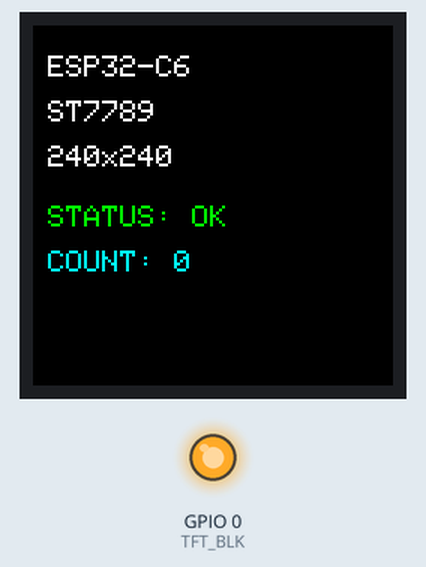
The sketch below on a simulated ESP32-C6. Shown: 240×240 colour display, output pins drawn as LEDs (lit = HIGH). What the sketch prints to the serial monitor is not drawn.

Above: at 1.3 s.
At 3.4 s:
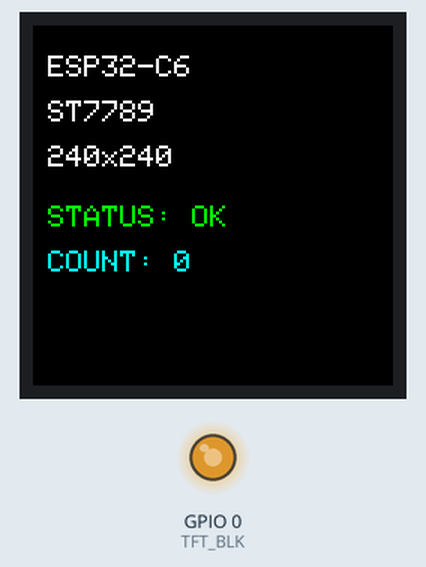
At 21.65 s:
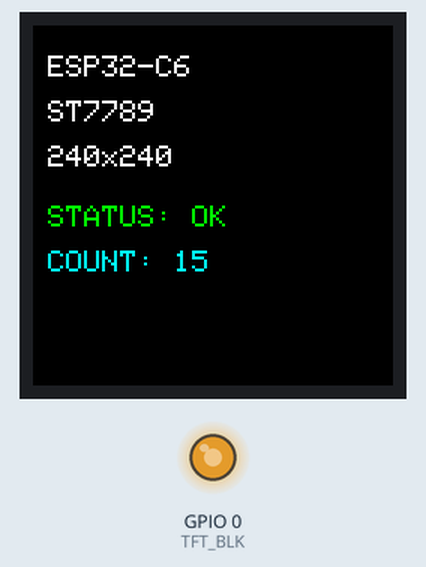
At 39.6 s:
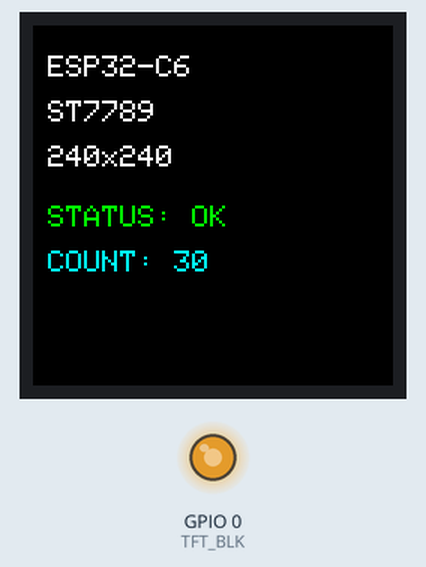
Timing chart, 0 to 40.0 s (numbered marks = the images above):
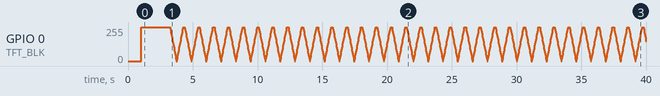

The sketch:

esp32_c6-ssd1306_SPI.ino
```cpp
/*
  TFT ST7789 240x240 (SPI) + ESP32 Super Mini C6
  Аппаратный SPI + управление подсветкой через ШИМ.

  Подключение:
  TFT VCC  -> 3.3V
  TFT GND  -> GND
  TFT SCL  -> GPIO7 (CLK)
  TFT SDA  -> GPIO6 (MOSI)
  TFT RES  -> GPIO4
  TFT DC   -> GPIO15
  TFT BLK  -> GPIO0
  TFT CS   -> не используется (подключите к GND, если есть)
*/

#include <Adafruit_GFX.h>
#include <Adafruit_ST7789.h>
#include <SPI.h>

// Пины TFT
#define TFT_MOSI   6
#define TFT_SCLK   7
#define TFT_DC     15
#define TFT_RST    4
#define TFT_CS     -1     // -1, если на модуле нет вывода CS

// Пин подсветки
#define TFT_BLK    0

// Частота ШИМ и разрешение
#define BLK_FREQ    5000
#define BLK_RES     8

// --- Создаём объект SPIClass для аппаратного SPI ---
SPIClass* hspi = new SPIClass(SPI);

// --- ПРАВИЛЬНЫЙ конструктор для аппаратного SPI ---
// Порядок аргументов: (SPIClass*, CS, DC, RST)
Adafruit_ST7789 tft = Adafruit_ST7789(hspi, TFT_CS, TFT_DC, TFT_RST);

int counter = 0;

void backlightSet(uint8_t level) {
  ledcWrite(TFT_BLK, level);
}

void setup() {
  Serial.begin(115200);
  delay(1000);

  Serial.println("================================");
  Serial.println("ESP32 Super Mini C6 запущена!");
  Serial.println("Инициализация TFT ST7789 240x240 (аппаратный SPI)...");
  Serial.println("================================");

  // --- Настройка ШИМ для подсветки ---
  ledcAttach(TFT_BLK, BLK_FREQ, BLK_RES);
  backlightSet(255);

  // --- Инициализация аппаратного SPI с нашими пинами ---
  // Параметры: SCK, MISO, MOSI, SS
  hspi->begin(TFT_SCLK, -1, TFT_MOSI, -1);

  // --- Инициализация дисплея ---
  tft.init(240, 240, SPI_MODE3);
  tft.setSPISpeed(40000000);

  Serial.println("Дисплей инициализирован.");

  tft.setRotation(0);
  tft.fillScreen(ST77XX_BLACK);

  // Приветственный экран
  tft.setTextSize(2);
  tft.setTextColor(ST77XX_WHITE);
  tft.setCursor(10, 20);
  tft.println("ESP32-C6");
  tft.setCursor(10, 50);
  tft.println("ST7789");
  tft.setCursor(10, 80);
  tft.println("240x240");
  tft.setCursor(10, 120);
  tft.setTextColor(ST77XX_GREEN);
  tft.println("STATUS: OK");
  tft.setCursor(10, 150);
  tft.setTextColor(ST77XX_CYAN);
  tft.print("COUNT: ");
  tft.println(counter);

  Serial.println("Первый вывод на экран завершён.");
  delay(2000);
}

void loop() {
  for (int b = 255; b >= 0; b -= 15) {
    backlightSet(b);
    delay(30);
  }
  for (int b = 0; b <= 255; b += 15) {
    backlightSet(b);
    delay(30);
  }

  tft.fillScreen(ST77XX_BLACK);

  tft.setTextSize(2);
  tft.setTextColor(ST77XX_WHITE);
  tft.setCursor(10, 20);
  tft.println("ESP32-C6");
  tft.setCursor(10, 50);
  tft.println("ST7789");
  tft.setCursor(10, 80);
  tft.println("240x240");

  tft.setCursor(10, 120);
  tft.setTextColor(ST77XX_GREEN);
  tft.println("STATUS: OK");

  tft.setCursor(10, 150);
  tft.setTextColor(ST77XX_CYAN);
  tft.print("COUNT: ");
  tft.println(counter);

  Serial.print("Цикл #");
  Serial.println(counter);
  counter++;
}
```
